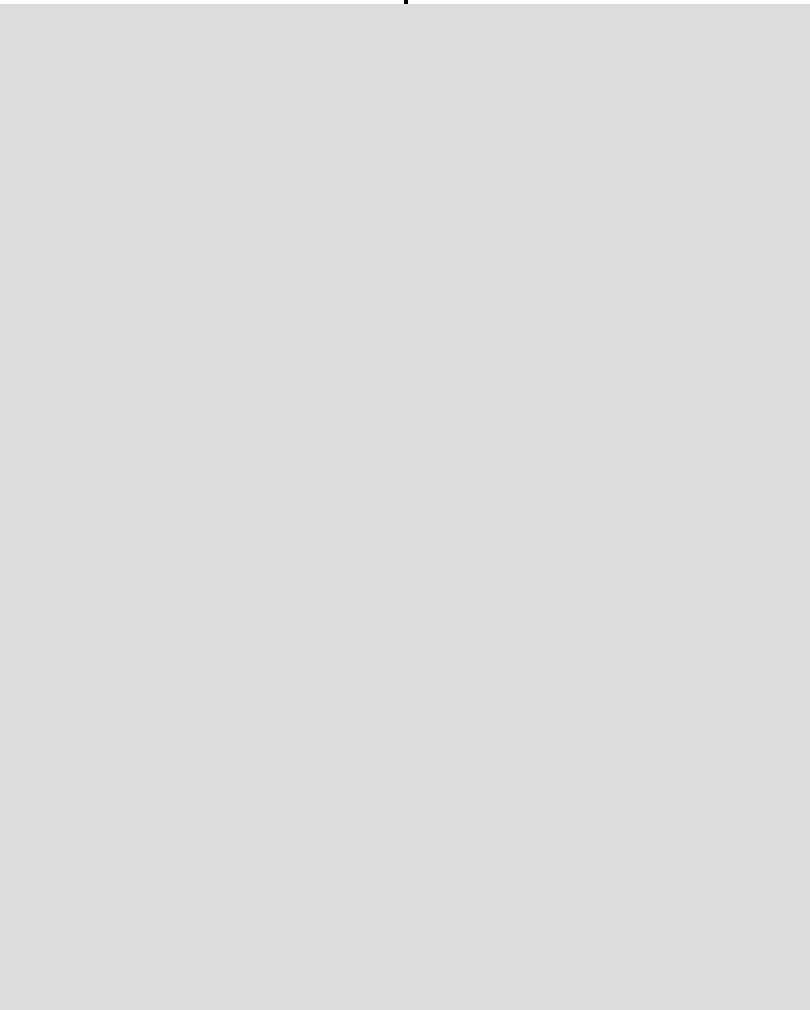
Frame 1 (no input)
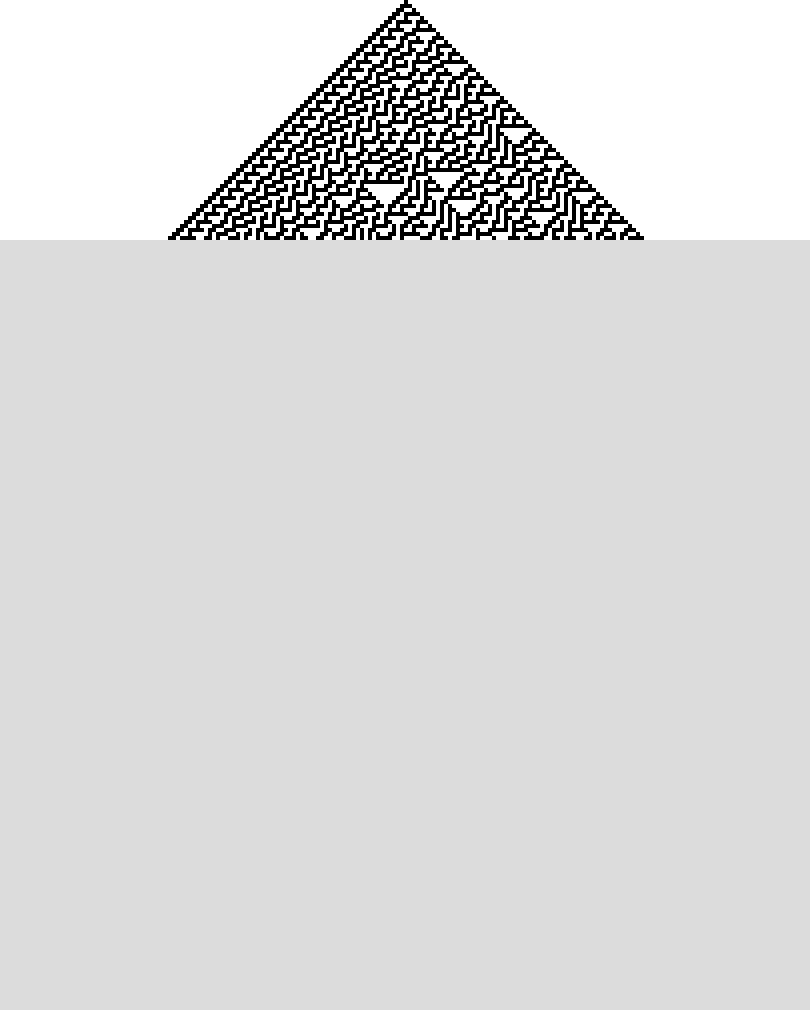
Frame 60 (no input)
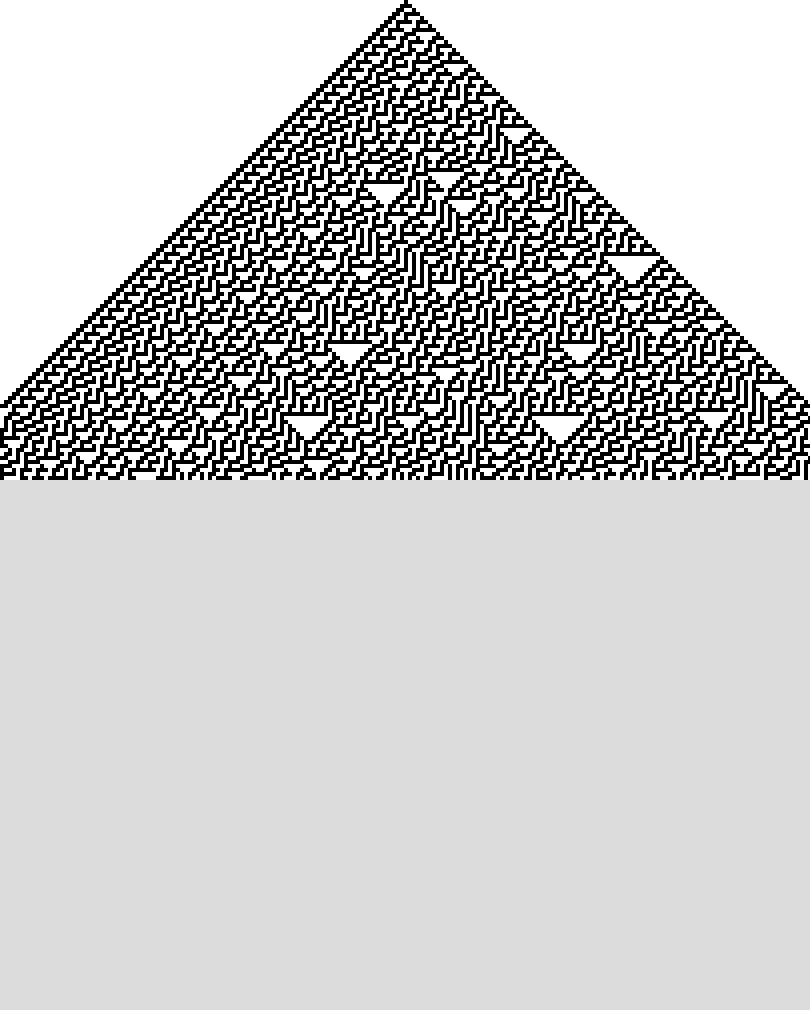
Frame 120 (the mouse pressed at the canvas centre since frame 60)

The p5.js sketch that drew these frames (run headless with seeded random() and noise() and a simulated clock; from frame 60 on, the mouse is pressed at the canvas centre):

// p5.js sketch
// ── sketch.js
// Visualizing Cellular Automata
let cells = [];
let ruleValue = 30;
let ruleSet;
let cellWidth = 4;
let y = 0;

function setup() {
  createCanvas(810, 1010);
  background(220);
  ruleSet = ruleValue.toString(2).padStart(8, "0");

  let total = width / cellWidth;
  for(let i = 0; i < total; ++i) {
    // cells[i] = floor(random(2));
    cells[i] = 0;
  }
  cells[floor(total/2)] = 1;
}

function draw() {

    for(let i = 0; i < cells.length; ++i) {
      let x = i * cellWidth;
      // stroke(0);
      noStroke();
      // if( cells[i] == 1) {
      //   fill([floor(random(255)), floor(random(255), floor(random(255))), 100]);
      // } else {
      //   fill(0);
      // }
      fill(255 - cells[i] * 255);
      square(x, y, cellWidth);
    }

    y += cellWidth;

    let nextCells = [];
    let len = cells.length;

    for(let i = 0; i < cells.length; ++i) {
      let left = cells[(i - 1 + len) % len];
      let right = cells[(i + 1 + len) % len];
      let state = cells[i];
      let newState = calculateState(left, state, right);
      nextCells[i] = newState;
    }
    cells = nextCells;
}

function calculateState(a, b, c) {
  let ruleset = [1, 0, 1, 1, 0, 1, 1, 0];
  let neighborhood = '' + a + b + c;
  let value = 7 - parseInt(neighborhood,2);
  return parseInt(ruleSet[value]);
  // return ruleset[value];

  if( a == 1 && b == 1 && c == 1) return 1;
  if( a == 1 && b == 1 && c == 0) return 0;
  if( a == 1 && b == 0 && c == 1) return 1;
  if( a == 1 && b == 0 && c == 0) return 1;
  if( a == 0 && b == 1 && c == 1) return 0;
  if( a == 0 && b == 1 && c == 0) return 1;
  if( a == 0 && b == 0 && c == 1) return 1;
  if( a == 0 && b == 0 && c == 0) return 0;
}
